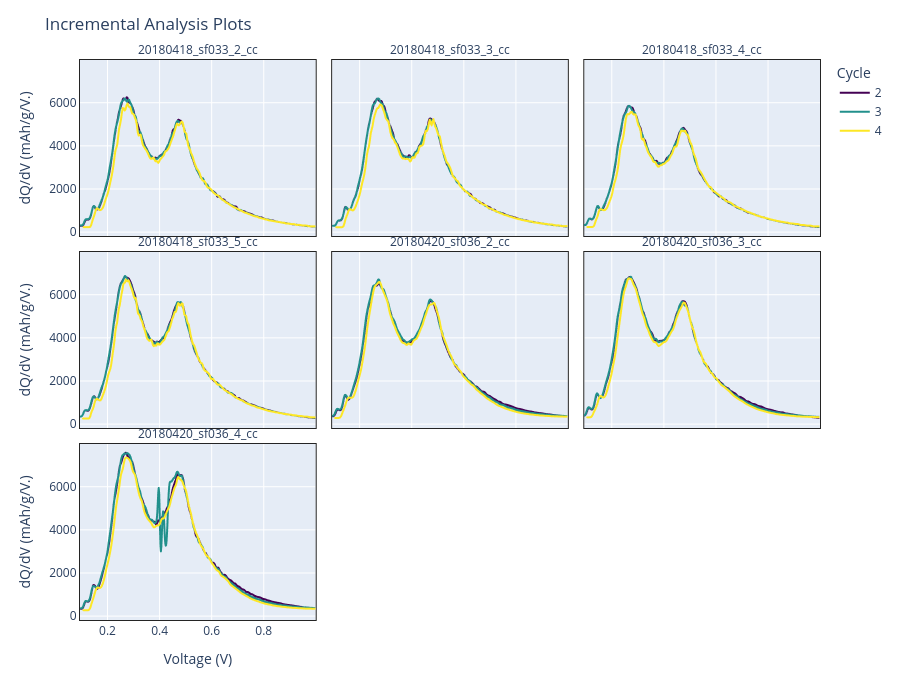

Notebook cell for this chart:
### Markdown cell above
### Incremental capacity analysis (ICA)
Similarly, `ica_collector` creates a collection of ICA (dQ/dV) plots:

### Code cell
icas_collected = ica_collector(b, cycles=(2, 3, 4))
icas_collected.plot()

### Figure 1 — Plotly figure (JSON) as saved in the notebook; plotly's stock layout.template omitted (floating-point values rounded to 4 significant figures; data arrays with more than 128 entries replaced by an {"elided": "..."} marker saying what was removed)
{"data": [{"hovertemplate": "cycle=2<br>cell=20180418_sf033_2_cc<br>Voltage (V)=%{x}<br>dQ/dV (mAh/g/V.)=%{y}<extra></extra>", "legendgroup": "2", "line": {"color": "rgb(68, 1, 84)", "dash": "solid"}, "marker": {"symbol": "circle"}, "mode": "lines", "name": "2", "showlegend": true, "x": {"elided": "432 float values"}, "xaxis": "x7", "y": {"elided": "432 float values"}, "yaxis": "y7", "type": "scattergl"}, {"hovertemplate": "cycle=2<br>cell=20180418_sf033_3_cc<br>Voltage (V)=%{x}<br>dQ/dV (mAh/g/V.)=%{y}<extra></extra>", "legendgroup": "2", "line": {"color": "rgb(68, 1, 84)", "dash": "solid"}, "marker": {"symbol": "circle"}, "mode": "lines", "name": "2", "showlegend": false, "x": {"elided": "442 float values"}, "xaxis": "x8", "y": {"elided": "442 float values"}, "yaxis": "y8", "type": "scattergl"}, {"hovertemplate": "cycle=2<br>cell=20180418_sf033_4_cc<br>Voltage (V)=%{x}<br>dQ/dV (mAh/g/V.)=%{y}<extra></extra>", "legendgroup": "2", "line": {"color": "rgb(68, 1, 84)", "dash": "solid"}, "marker": {"symbol": "circle"}, "mode": "lines", "name": "2", "showlegend": false, "x": {"elided": "412 float values"}, "xaxis": "x9", "y": {"elided": "412 float values"}, "yaxis": "y9", "type": "scattergl"}, {"hovertemplate": "cycle=2<br>cell=20180418_sf033_5_cc<br>Voltage (V)=%{x}<br>dQ/dV (mAh/g/V.)=%{y}<extra></extra>", "legendgroup": "2", "line": {"color": "rgb(68, 1, 84)", "dash": "solid"}, "marker": {"symbol": "circle"}, "mode": "lines", "name": "2", "showlegend": false, "x": {"elided": "476 float values"}, "xaxis": "x4", "y": {"elided": "476 float values"}, "yaxis": "y4", "type": "scattergl"}, {"hovertemplate": "cycle=2<br>cell=20180420_sf036_2_cc<br>Voltage (V)=%{x}<br>dQ/dV (mAh/g/V.)=%{y}<extra></extra>", "legendgroup": "2", "line": {"color": "rgb(68, 1, 84)", "dash": "solid"}, "marker": {"symbol": "circle"}, "mode": "lines", "name": "2", "showlegend": false, "x": {"elided": "475 float values"}, "xaxis": "x5", "y": {"elided": "475 float values"}, "yaxis": "y5", "type": "scattergl"}, {"hovertemplate": "cycle=2<br>cell=20180420_sf036_3_cc<br>Voltage (V)=%{x}<br>dQ/dV (mAh/g/V.)=%{y}<extra></extra>", "legendgroup": "2", "line": {"color": "rgb(68, 1, 84)", "dash": "solid"}, "marker": {"symbol": "circle"}, "mode": "lines", "name": "2", "showlegend": false, "x": {"elided": "478 float values"}, "xaxis": "x6", "y": {"elided": "478 float values"}, "yaxis": "y6", "type": "scattergl"}, {"hovertemplate": "cycle=2<br>cell=20180420_sf036_4_cc<br>Voltage (V)=%{x}<br>dQ/dV (mAh/g/V.)=%{y}<extra></extra>", "legendgroup": "2", "line": {"color": "rgb(68, 1, 84)", "dash": "solid"}, "marker": {"symbol": "circle"}, "mode": "lines", "name": "2", "showlegend": false, "x": {"elided": "533 float values"}, "xaxis": "x", "y": {"elided": "533 float values"}, "yaxis": "y", "type": "scattergl"}, {"hovertemplate": "cycle=3<br>cell=20180418_sf033_2_cc<br>Voltage (V)=%{x}<br>dQ/dV (mAh/g/V.)=%{y}<extra></extra>", "legendgroup": "3", "line": {"color": "rgb(34, 144, 140)", "dash": "solid"}, "marker": {"symbol": "circle"}, "mode": "lines", "name": "3", "showlegend": true, "x": {"elided": "431 float values"}, "xaxis": "x7", "y": {"elided": "431 float values"}, "yaxis": "y7", "type": "scattergl"}, {"hovertemplate": "cycle=3<br>cell=20180418_sf033_3_cc<br>Voltage (V)=%{x}<br>dQ/dV (mAh/g/V.)=%{y}<extra></extra>", "legendgroup": "3", "line": {"color": "rgb(34, 144, 140)", "dash": "solid"}, "marker": {"symbol": "circle"}, "mode": "lines", "name": "3", "showlegend": false, "x": {"elided": "440 float values"}, "xaxis": "x8", "y": {"elided": "440 float values"}, "yaxis": "y8", "type": "scattergl"}, {"hovertemplate": "cycle=3<br>cell=20180418_sf033_4_cc<br>Voltage (V)=%{x}<br>dQ/dV (mAh/g/V.)=%{y}<extra></extra>", "legendgroup": "3", "line": {"color": "rgb(34, 144, 140)", "dash": "solid"}, "marker": {"symbol": "circle"}, "mode": "lines", "name": "3", "showlegend": false, "x": {"elided": "412 float values"}, "xaxis": "x9", "y": {"elided": "412 float values"}, "yaxis": "y9", "type": "scattergl"}, {"hovertemplate": "cycle=3<br>cell=20180418_sf033_5_cc<br>Voltage (V)=%{x}<br>dQ/dV (mAh/g/V.)=%{y}<extra></extra>", "legendgroup": "3", "line": {"color": "rgb(34, 144, 140)", "dash": "solid"}, "marker": {"symbol": "circle"}, "mode": "lines", "name": "3", "showlegend": false, "x": {"elided": "475 float values"}, "xaxis": "x4", "y": {"elided": "475 float values"}, "yaxis": "y4", "type": "scattergl"}, {"hovertemplate": "cycle=3<br>cell=20180420_sf036_2_cc<br>Voltage (V)=%{x}<br>dQ/dV (mAh/g/V.)=%{y}<extra></extra>", "legendgroup": "3", "line": {"color": "rgb(34, 144, 140)", "dash": "solid"}, "marker": {"symbol": "circle"}, "mode": "lines", "name": "3", "showlegend": false, "x": {"elided": "479 float values"}, "xaxis": "x5", "y": {"elided": "479 float values"}, "yaxis": "y5", "type": "scattergl"}, {"hovertemplate": "cycle=3<br>cell=20180420_sf036_3_cc<br>Voltage (V)=%{x}<br>dQ/dV (mAh/g/V.)=%{y}<extra></extra>", "legendgroup": "3", "line": {"color": "rgb(34, 144, 140)", "dash": "solid"}, "marker": {"symbol": "circle"}, "mode": "lines", "name": "3", "showlegend": false, "x": {"elided": "477 float values"}, "xaxis": "x6", "y": {"elided": "477 float values"}, "yaxis": "y6", "type": "scattergl"}, {"hovertemplate": "cycle=3<br>cell=20180420_sf036_4_cc<br>Voltage (V)=%{x}<br>dQ/dV (mAh/g/V.)=%{y}<extra></extra>", "legendgroup": "3", "line": {"color": "rgb(34, 144, 140)", "dash": "solid"}, "marker": {"symbol": "circle"}, "mode": "lines", "name": "3", "showlegend": false, "x": {"elided": "540 float values"}, "xaxis": "x", "y": {"elided": "540 float values"}, "yaxis": "y", "type": "scattergl"}, {"hovertemplate": "cycle=4<br>cell=20180418_sf033_2_cc<br>Voltage (V)=%{x}<br>dQ/dV (mAh/g/V.)=%{y}<extra></extra>", "legendgroup": "4", "line": {"color": "rgb(253, 231, 37)", "dash": "solid"}, "marker": {"symbol": "circle"}, "mode": "lines", "name": "4", "showlegend": true, "x": {"elided": "249 float values"}, "xaxis": "x7", "y": {"elided": "249 float values"}, "yaxis": "y7", "type": "scattergl"}, {"hovertemplate": "cycle=4<br>cell=20180418_sf033_3_cc<br>Voltage (V)=%{x}<br>dQ/dV (mAh/g/V.)=%{y}<extra></extra>", "legendgroup": "4", "line": {"color": "rgb(253, 231, 37)", "dash": "solid"}, "marker": {"symbol": "circle"}, "mode": "lines", "name": "4", "showlegend": false, "x": {"elided": "248 float values"}, "xaxis": "x8", "y": {"elided": "248 float values"}, "yaxis": "y8", "type": "scattergl"}, {"hovertemplate": "cycle=4<br>cell=20180418_sf033_4_cc<br>Voltage (V)=%{x}<br>dQ/dV (mAh/g/V.)=%{y}<extra></extra>", "legendgroup": "4", "line": {"color": "rgb(253, 231, 37)", "dash": "solid"}, "marker": {"symbol": "circle"}, "mode": "lines", "name": "4", "showlegend": false, "x": {"elided": "240 float values"}, "xaxis": "x9", "y": {"elided": "240 float values"}, "yaxis": "y9", "type": "scattergl"}, {"hovertemplate": "cycle=4<br>cell=20180418_sf033_5_cc<br>Voltage (V)=%{x}<br>dQ/dV (mAh/g/V.)=%{y}<extra></extra>", "legendgroup": "4", "line": {"color": "rgb(253, 231, 37)", "dash": "solid"}, "marker": {"symbol": "circle"}, "mode": "lines", "name": "4", "showlegend": false, "x": {"elided": "267 float values"}, "xaxis": "x4", "y": {"elided": "267 float values"}, "yaxis": "y4", "type": "scattergl"}, {"hovertemplate": "cycle=4<br>cell=20180420_sf036_2_cc<br>Voltage (V)=%{x}<br>dQ/dV (mAh/g/V.)=%{y}<extra></extra>", "legendgroup": "4", "line": {"color": "rgb(253, 231, 37)", "dash": "solid"}, "marker": {"symbol": "circle"}, "mode": "lines", "name": "4", "showlegend": false, "x": {"elided": "269 float values"}, "xaxis": "x5", "y": {"elided": "269 float values"}, "yaxis": "y5", "type": "scattergl"}, {"hovertemplate": "cycle=4<br>cell=20180420_sf036_3_cc<br>Voltage (V)=%{x}<br>dQ/dV (mAh/g/V.)=%{y}<extra></extra>", "legendgroup": "4", "line": {"color": "rgb(253, 231, 37)", "dash": "solid"}, "marker": {"symbol": "circle"}, "mode": "lines", "name": "4", "showlegend": false, "x": {"elided": "270 float values"}, "xaxis": "x6", "y": {"elided": "270 float values"}, "yaxis": "y6", "type": "scattergl"}, {"hovertemplate": "cycle=4<br>cell=20180420_sf036_4_cc<br>Voltage (V)=%{x}<br>dQ/dV (mAh/g/V.)=%{y}<extra></extra>", "legendgroup": "4", "line": {"color": "rgb(253, 231, 37)", "dash": "solid"}, "marker": {"symbol": "circle"}, "mode": "lines", "name": "4", "showlegend": false, "x": {"elided": "290 float values"}, "xaxis": "x", "y": {"elided": "290 float values"}, "yaxis": "y", "type": "scattergl"}], "layout": {"annotations": [{"font": {}, "showarrow": false, "text": "20180420_sf036_4_cc", "x": 0.1593, "xanchor": "center", "xref": "paper", "y": 0.3143, "yanchor": "bottom", "yref": "paper"}, {"font": {}, "showarrow": false, "text": "20180418_sf033_5_cc", "x": 0.1593, "xanchor": "center", "xref": "paper", "y": 0.6571, "yanchor": "bottom", "yref": "paper"}, {"font": {}, "showarrow": false, "text": "20180420_sf036_2_cc", "x": 0.5, "xanchor": "center", "xref": "paper", "y": 0.6571, "yanchor": "bottom", "yref": "paper"}, {"font": {}, "showarrow": false, "text": "20180420_sf036_3_cc", "x": 0.8407, "xanchor": "center", "xref": "paper", "y": 0.6571, "yanchor": "bottom", "yref": "paper"}, {"font": {}, "showarrow": false, "text": "20180418_sf033_2_cc", "x": 0.1593, "xanchor": "center", "xref": "paper", "y": 1.0, "yanchor": "bottom", "yref": "paper"}, {"font": {}, "showarrow": false, "text": "20180418_sf033_3_cc", "x": 0.5, "xanchor": "center", "xref": "paper", "y": 1.0, "yanchor": "bottom", "yref": "paper"}, {"font": {}, "showarrow": false, "text": "20180418_sf033_4_cc", "x": 0.8407, "xanchor": "center", "xref": "paper", "y": 1.0, "yanchor": "bottom", "yref": "paper"}], "height": 700, "legend": {"orientation": "v", "title": {"text": "Cycle"}, "tracegroupgap": 0}, "margin": {"t": 60}, "title": {"text": "Incremental Analysis Plots"}, "width": 900, "xaxis": {"anchor": "y", "domain": [0.0, 0.3185], "title": {"text": "Voltage (V)"}}, "xaxis2": {"anchor": "y2", "domain": [0.3407, 0.6593], "matches": "x", "title": {"text": "Voltage (V)"}}, "xaxis3": {"anchor": "y3", "domain": [0.6815, 1.0], "matches": "x", "title": {"text": "Voltage (V)"}}, "xaxis4": {"anchor": "y4", "domain": [0.0, 0.3185], "matches": "x", "showticklabels": false}, "xaxis5": {"anchor": "y5", "domain": [0.3407, 0.6593], "matches": "x", "showticklabels": false}, "xaxis6": {"anchor": "y6", "domain": [0.6815, 1.0], "matches": "x", "showticklabels": false}, "xaxis7": {"anchor": "y7", "domain": [0.0, 0.3185], "matches": "x", "showticklabels": false}, "xaxis8": {"anchor": "y8", "domain": [0.3407, 0.6593], "matches": "x", "showticklabels": false}, "xaxis9": {"anchor": "y9", "domain": [0.6815, 1.0], "matches": "x", "showticklabels": false}, "yaxis": {"anchor": "x", "domain": [0.0, 0.3143], "matches": "y", "title": {"text": "dQ/dV (mAh/g/V.)"}}, "yaxis2": {"anchor": "x2", "domain": [0.0, 0.3143], "matches": "y", "showticklabels": false}, "yaxis3": {"anchor": "x3", "domain": [0.0, 0.3143], "matches": "y", "showticklabels": false}, "yaxis4": {"anchor": "x4", "domain": [0.3429, 0.6571], "matches": "y", "title": {"text": "dQ/dV (mAh/g/V.)"}}, "yaxis5": {"anchor": "x5", "domain": [0.3429, 0.6571], "matches": "y", "showticklabels": false}, "yaxis6": {"anchor": "x6", "domain": [0.3429, 0.6571], "matches": "y", "showticklabels": false}, "yaxis7": {"anchor": "x7", "domain": [0.6857, 1.0], "matches": "y", "title": {"text": "dQ/dV (mAh/g/V.)"}}, "yaxis8": {"anchor": "x8", "domain": [0.6857, 1.0], "matches": "y", "showticklabels": false}, "yaxis9": {"anchor": "x9", "domain": [0.6857, 1.0], "matches": "y", "showticklabels": false}}}
